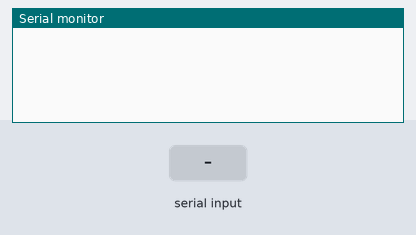
The sketch below on a simulated Arduino Uno, built with avr-gcc and run on an emulated ATmega328P. Shown: the last lines printed to the serial monitor. The test bench sets the inputs (shaded band).

Above: at 1.2 s.
1.3 s: "90,45\n" received over Serial
At 2.1 s:
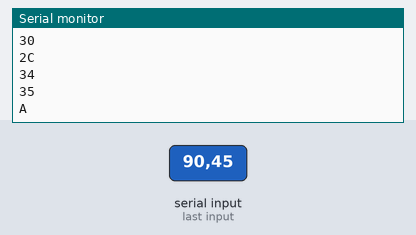
2.8 s: "30,150\n" received over Serial
At 3.5 s:
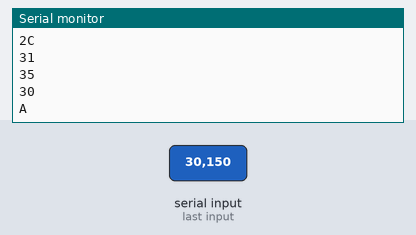
Timing chart, 0 to 5.8 s (numbered marks = the images above; inputs shaded):
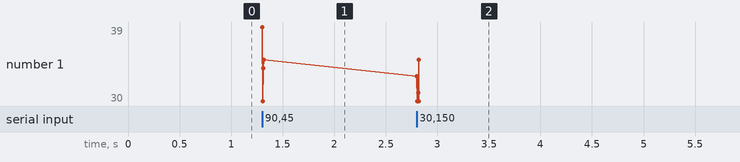

Measured:
- after the input at 1.3 s, the serial monitor: prints a new line at once (image 1)
- after the input at 2.8 s, the serial monitor: prints a new line at once (image 2)

The sketch:

main.ino
```cpp
#include "um0090.h"

ultrasonic_t ultrasonic;

const int trig_pin = 3;

void debug_cb(const char* str)
{
  Serial.println(str);
}

void setup()
{
  Serial.begin(9600);
  pinMode(trig_pin, OUTPUT);
  Serial.begin(9600);
  digitalWrite(trig_pin, 1);
  //ultrasonic.debug = &debug_cb;
}

void loop()
{
  static uint16_t old_millis = 0;
  if (millis() - old_millis > 3000)
  {
    old_millis = millis();
    digitalWrite(trig_pin, 0);
    delayMicroseconds(1000);
    digitalWrite(trig_pin, 1);
    delayMicroseconds(50000);
  }
}

void serialEvent()
{
  if (Serial.available() > 0)
  {
    static int data_idx = 0;
    int val = 0;
    ultrasonic.data = Serial.read();
    ultrasonic.coming_data[data_idx++] = ultrasonic.data;
    Serial.println(ultrasonic.data, HEX);

    if (ultrasonic.coming_data[10] == '\xff' && ultrasonic.coming_data[11] == '\xff' && ultrasonic.coming_data[12] == '\xff')
    {
      Serial.println("Measurement Process");
      get_measurement(ultrasonic.coming_data, &val);
      Serial.print("Value: ");
      Serial.print(val);
      Serial.println();
      data_idx = 0;
      memset(ultrasonic.coming_data, 0, sizeof(ultrasonic.coming_data));
    }
  }
}
```

um0090.c
```cpp
#include "um0090.h"
#include "stdlib.h"
#include "string.h"

//Do cast, get parsed value

void get_measurement(const char* data, int* val)
{
    ultrasonic_parser_t *parse = (ultrasonic_parser_t*)data;
    char calculated_arr[3] = {0};
    memcpy(calculated_arr, &parse -> look_data[0], 3);
    //ultrasonic.debug(data);
    *val = atoi(calculated_arr);
}
```

um0090.h
```cpp
#ifndef UM0090_H
#define UM0090_H

#include "stdbool.h"

#ifdef __cplusplus
extern "C" {
#endif


typedef struct __attribute__((packed)) ultrasonic_parser_t
{
  char discard_data[7];
  char look_data[];

}ultrasonic_parser_t;

typedef struct ultrasonic_t
{
  char coming_data[15];
  char data;
  //void (*debug)(const char* str);
  //bool is_completed;

}ultrasonic_t;

extern ultrasonic_t ultrasonic;

void get_measurement(const char* data, int* val);

#ifdef __cplusplus
}
#endif

#endif
```
